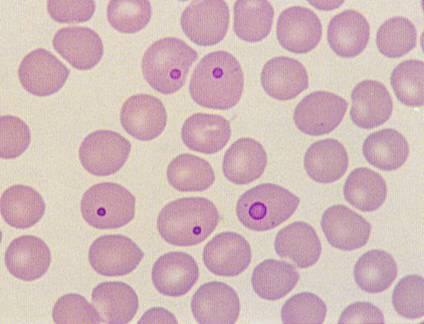
#> input picture red bc (1).jpg, 424 x 324 px
$ python ex2.py
#> lines starting #> are read from the running program, lines starting #| are printed output that depends on the picture; after the words box and inside, x2 and y2 are one past the last pixel; in counts of white or black regions, pixels touching at a corner belong together
import cv2
import numpy as np

img=cv2.imread('red bc (1).jpg')
#> img is the input picture: shape (324, 424, 3); mean B, G, R 186, 184.6, 209.7

gray = cv2.cvtColor(img,cv2.COLOR_BGR2GRAY)
cv2.imshow('gray',gray)

#thresholding
t,thresh=cv2.threshold(gray, 0, 255, cv2.THRESH_BINARY_INV+cv2.THRESH_OTSU)
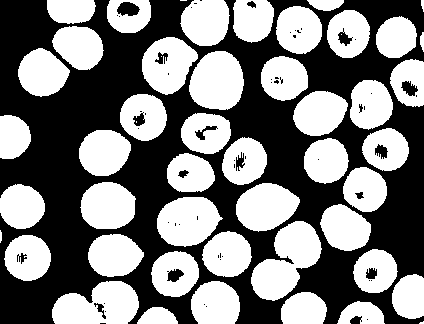
#> thresh: shape (324, 424); 49.6% white; 50 white regions (5 under 20 px), largest, box (x1, y1, x2, y2) and area: (251, 221, 322, 301) 3175, (52, 281, 139, 324) 2760, (189, 51, 244, 110) 2547
#> t = 192
cv2.imshow('thresh', thresh)

#sure background
kernel = np.ones((5,5),np.uint8)
sure_bg = cv2.dilate(thresh, kernel, iterations = 2)
#> sure_bg: shape (324, 424); 70.4% white; 25 black regions (11 under 20 px), largest, box (x1, y1, x2, y2) and area: (0, 0, 181, 324) 19004, (223, 37, 340, 222) 5261, (370, 107, 424, 272) 4741
cv2.imshow('Sure Background', sure_bg)

#sure foreground
erode = cv2.erode(thresh, kernel, iterations = 1)
#> erode: shape (324, 424); 37.2% white; 47 white regions (3 under 20 px), largest, box (x1, y1, x2, y2) and area: (191, 53, 242, 108) 2106, (159, 199, 218, 244) 1890, (238, 185, 297, 229) 1818
dist = cv2.distanceTransform(erode, cv2.DIST_L1, 5)
ret, sure_fg = cv2.threshold(dist,dist.max()*0.3, 255, 0)
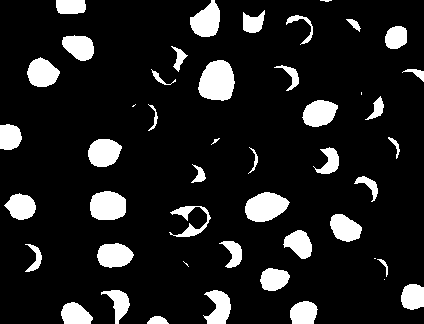
#> sure_fg: shape (324, 424) float32; 12.3% white; 47 white regions (6 under 20 px), largest, box (x1, y1, x2, y2) and area: (198, 60, 235, 101) 1171, (245, 192, 290, 222) 961, (90, 191, 126, 220) 886
#> ret = 7.5
sure_fg = np.uint8(sure_fg)
cv2.imshow('Sure Foreground', sure_fg)

unknown = cv2.subtract(sure_bg, sure_fg)

#Watershed
l, markers = cv2.connectedComponents(sure_fg)
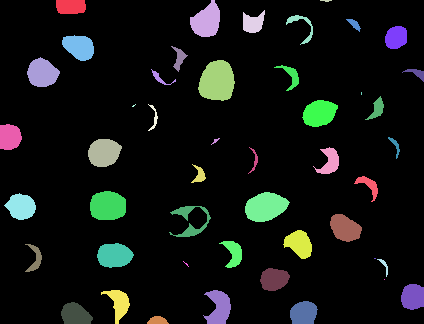
#> markers: shape (324, 424) int32; 48 distinct labels, from 0 to 47; one colour per label, 0 black
#> l = 48
markers = markers+1
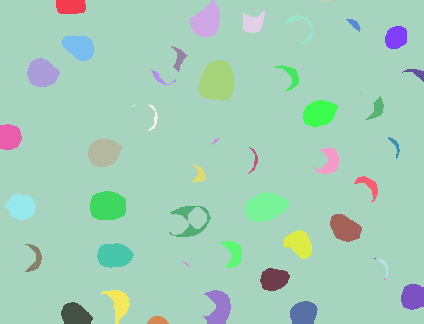
#> markers: shape (324, 424) int32; 48 distinct labels, from 1 to 48; one colour per label, 0 black
markers[unknown==255]=0
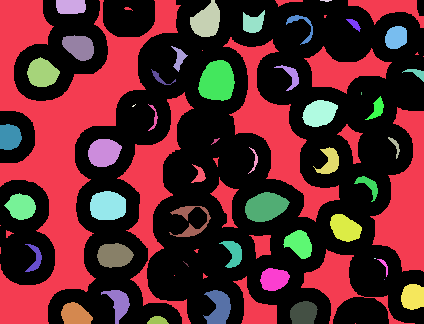
#> markers: shape (324, 424) int32; 49 distinct labels, from 0 to 48; one colour per label, 0 black

water_sheded = cv2.watershed(img, markers)
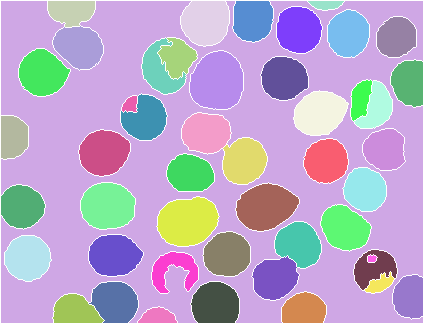
#> water_sheded: shape (324, 424) int32; 49 distinct labels, from -1 to 48; one colour per label, 0 black, -1 white
img[markers==-1]=[255,0,0]
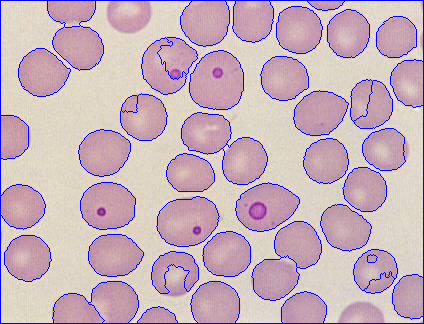
#> img: shape (324, 424, 3); 4.94% of pixels changed, all inside (x1, y1, x2, y2) = (0, 0, 424, 324)
cv2.imshow('water_sheded',img)
print('number of red blood cells :',l )
#| number of red blood cells : 48
